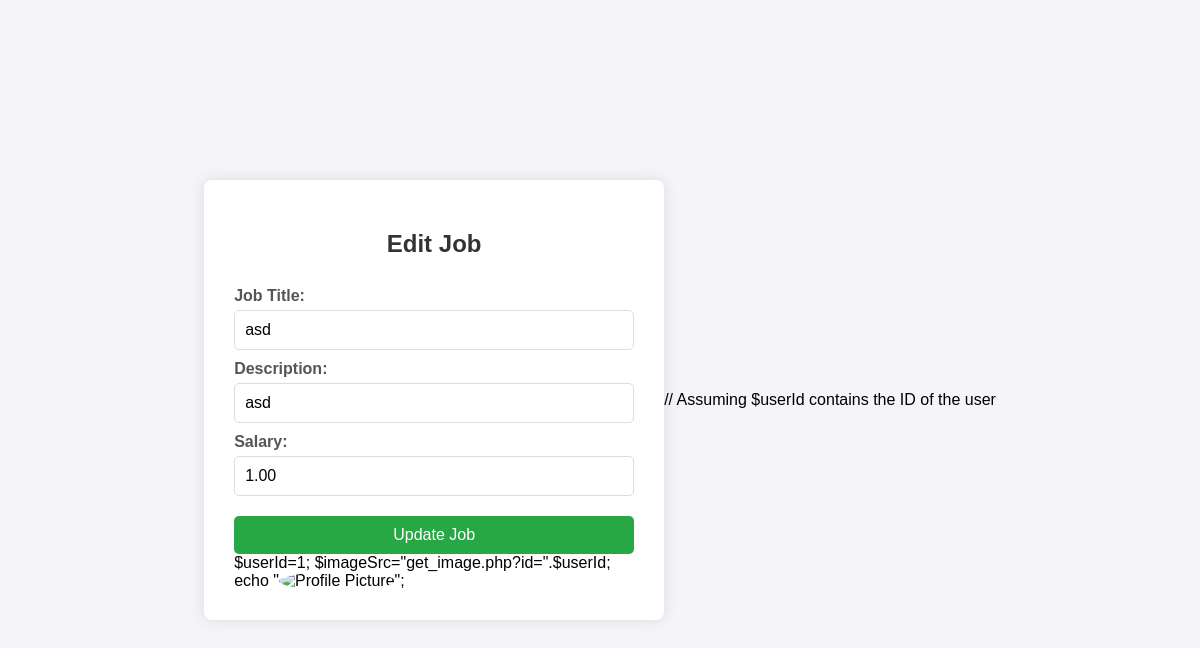
Page /myWeb/PHP/editJobs.php?id=8 on the committed database.
### tables this page shows
CREATE TABLE `jobs` (
  `id` int(11) NOT NULL,
  `job_title` varchar(255) NOT NULL,
  `job_description` text DEFAULT NULL,
  `salary` decimal(10,2) DEFAULT NULL
);

### myWeb/PHP/editJobs.php (the view, shortened to what this page needs)
<?php
$servername = "localhost";
$username = "root";
$password = "";
$dbname = "lecheria_db";
$conn = new mysqli($servername, $username, $password, $dbname);
$id = $_GET['id'];
$result = $conn->query("SELECT * FROM jobs WHERE id=$id");
$row = $result->fetch_assoc();
?>
<!DOCTYPE html>
<html>
<head>
</head>
<body>
<div class="container">
    <h2>Edit Job</h2>
    <form method="post" action="">
        <label for="title">Job Title:</label>
        <input type="text" name="title" id="title" value="<?php echo $row['job_title']; ?>" required>
        <label for="description">Description:</label>
        <input type="text" name="description" id="description" value="<?php echo $row['job_description']; ?>">
        <label for="salary">Salary:</label>
        <input type="number" name="salary" id="salary" step="0.01" value="<?php echo $row['salary']; ?>">
        <button type="submit" name="update">Update Job</button>
    </form>
    $userId=1;
    $imageSrc="get_image.php?id=".$userId;
echo "<img src='$imageSrc' alt='Profile Picture' />";
</div>
</body>
</html>

### myWeb/PHP/editJobs.php (style rules this page uses)
body { font-family: Arial, sans-serif; display: flex; justify-content: center; align-items: center; height: 100vh; margin: 0; background-color: #f4f4f9; }
.container { background-color: #fff; padding: 30px; border-radius: 8px; box-shadow: 0px 0px 15px rgba(0, 0, 0, 0.1); width: 100%; max-width: 400px; }
h2 { text-align: center; color: #333; }
form { display: flex; flex-direction: column; }
label { margin-top: 10px; font-weight: bold; color: #555; }
input[type="text"], input[type="number"] { padding: 10px; margin-top: 5px; border: 1px solid #ddd; border-radius: 5px; font-size: 1em; }
button { margin-top: 20px; padding: 10px; background-color: #28a745; color: #fff; border: none; border-radius: 5px; cursor: pointer; font-size: 1em; }
img { border-radius: 50%; width: 100px; height: 100px; object-fit: cover; }

### rows in the picture
jobs: title "asd", description "asd", salary "1.00"
